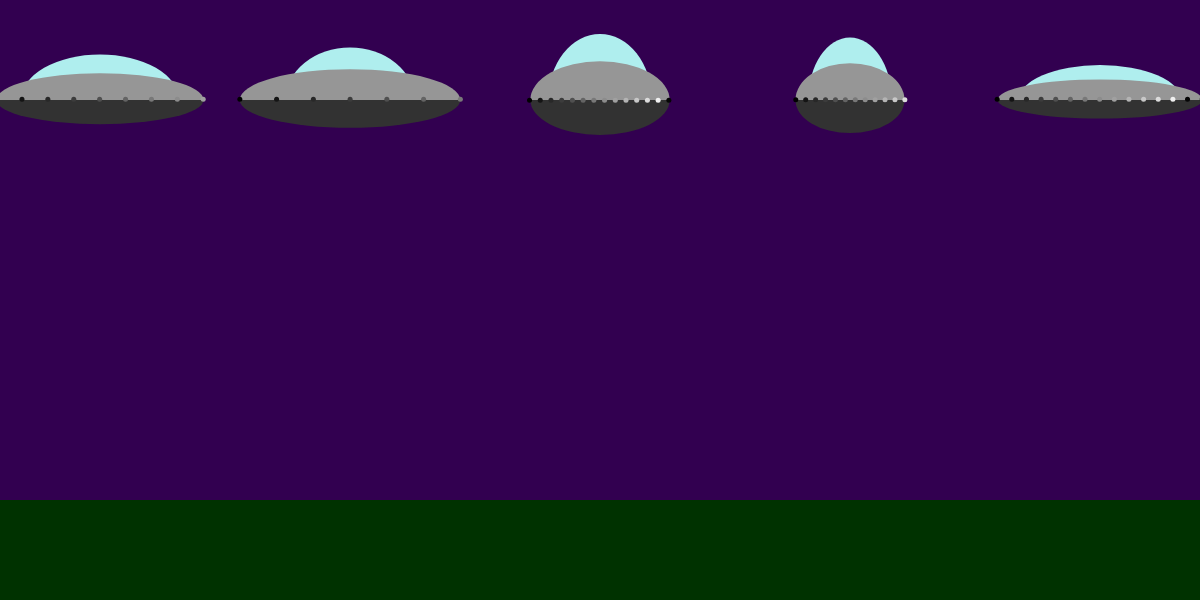
Frame 1 (no input)
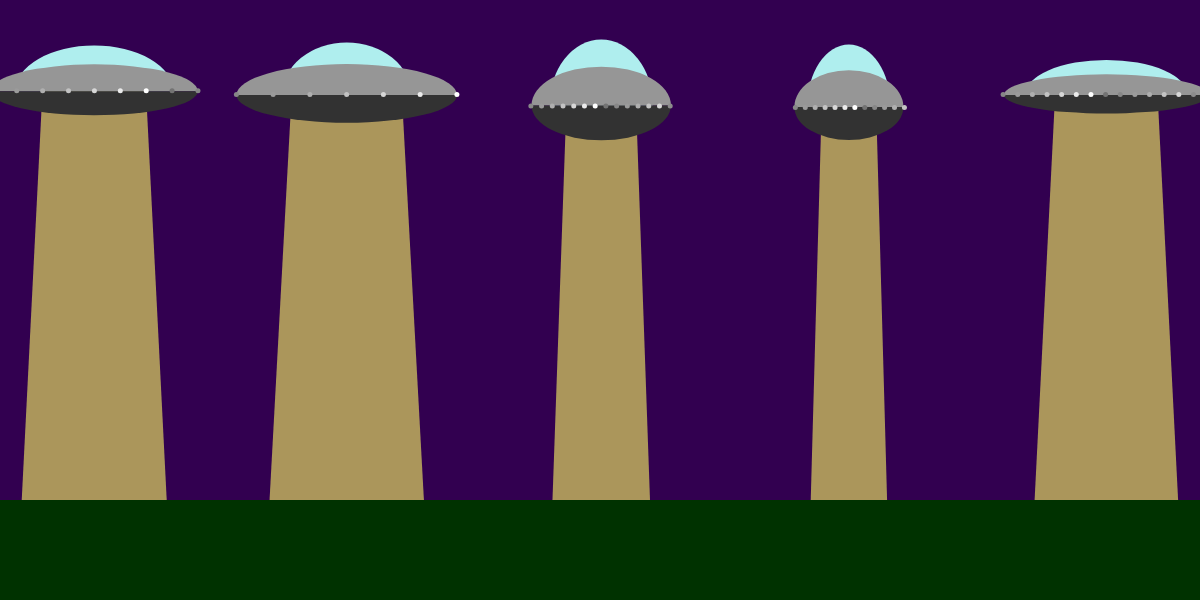
Frame 60 (no input)
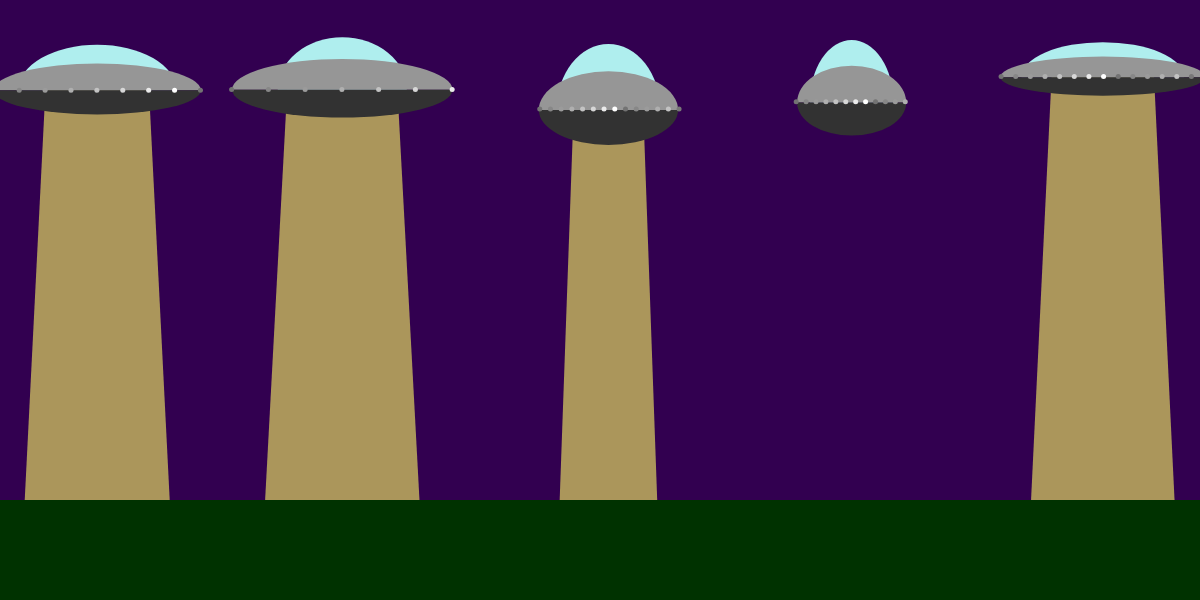
Frame 120 (the mouse pressed at the canvas centre since frame 60)

The p5.js sketch that drew these frames (run headless with seeded random() and noise() and a simulated clock; from frame 60 on, the mouse is pressed at the canvas centre):

// p5.js sketch
// ── sketch.js
//Topic 1.1 
//Object orientation revisted
//part one

var flyingSaucers;

function setup()
{
    createCanvas(1200,600);
    noStroke();

    flyingSaucers = [];

    for (var i = 0; i < 5; i++)
    {
        flyingSaucers.push(new FlyingSaucer(100 + i * 250, 100));
    }

}

function draw()
{
    background(50,0,80);
    
    //draw the ground
    fill(0,50,0);
    rect(0, height - 100, width, 100);


    for (var i = 0; i < flyingSaucers.length; i++)
    {
        if (flyingSaucers[i].beam_on)
        {
            flyingSaucers[i].beam();
        }

        flyingSaucers[i].draw();
        flyingSaucers[i].hover();
    }
}

function keyPressed()
{
    flying_saucer.beam_on = true;

}

function keyReleased()
{
    flying_saucer.beam_on = false;
}

function FlyingSaucer(x, y)
{
    this.x = x;
    this.y = y;
    this.width = random(250,100);
    this.height = random(250,70);
    this.window_width = random(0.5,0.85);
    this.window_height = 0.85;
    this.base_height = 0.45;
    this.num_lights = round(random(5,16));
    this.brightnessess = [];
    this.beam_on = false,

    this.hover = function ()
    {
        this.x += random(-1, 1);
        this.y += random(-1, 1);

        if (this.beam_on == false && random() > 0.95)
        {
            this.beam_on = true;
        }
        
        else if (this.beam_on == true && random() > 0.99)
        {
            this.beam_on = false;
        }
        
    },
    
    this.beam = function ()
    {
        if(random()> 0.1)

        {
            fill(255, 255, 100, 150)
            beginShape();
            vertex(this.x - this.width * 0.25, this.y)
            vertex(this.x + this.width * 0.25, this.y)
            vertex(this.x + this.width * 0.35, height - 100)
            vertex(this.x - this.width * 0.35, height - 100)
            endShape(CLOSE);
        }
    }

    this.draw = function ()
    {
        //draw the flying saucer

        //draw the window
        fill(175,238,238);
        arc(this.x,
            this.y,
            this.width * this.window_width,
            this.height * this.window_height, PI, TWO_PI)

        //draw the body
        fill(150);
        arc(this.x,
            this.y,
            this.width,
            this.height/2, PI, TWO_PI);

        //draw the base
        fill(50);
        arc(this.x,
            this.y,
            this.width,
            this.height * this.base_height, 0, PI);

        this.hover();


        //draw the lights

        var incr = (this.width/(this.num_lights -1)); 

        for(var i = 0; i < this.num_lights; i++)
        {
            
            var x = this.x - this.width/2 + i * incr;
            fill(this.brightnessess[i]);
            ellipse(
                x,
                this.y,
                5,
                5
            )
            this.brightnessess[i] += 5;
            if(this.brightnessess[i] > 255)
            {
                this.brightnessess[i] = 100;
            }
        }
            
    }
    
    for(var i = 0; i < this.num_lights; i++)
    {
        this.brightnessess.push((i * 20)%255);
    }
}
